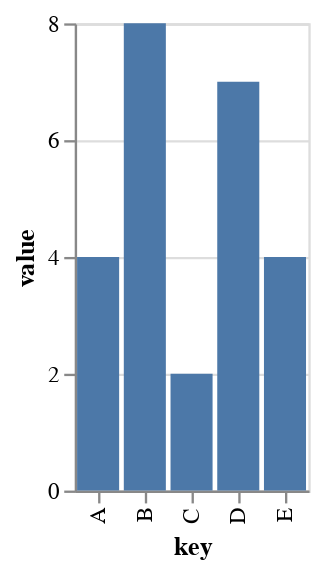

Notebook code cell kept with this figure:
### Code cell
Deno.jupyter.displayVegaLite(vlSpec)

### Figure 1 — Vega-Lite specification as saved in the notebook (floating-point values rounded to 4 significant figures)
{"data": {"values": [{"key": "A", "value": 4}, {"key": "B", "value": 8}, {"key": "C", "value": 2}, {"key": "D", "value": 7}, {"key": "E", "value": 4}]}, "encoding": {"x": {"field": "key", "type": "ordinal"}, "y": {"field": "value", "type": "quantitative"}}, "height": 200, "mark": {"type": "bar"}}
